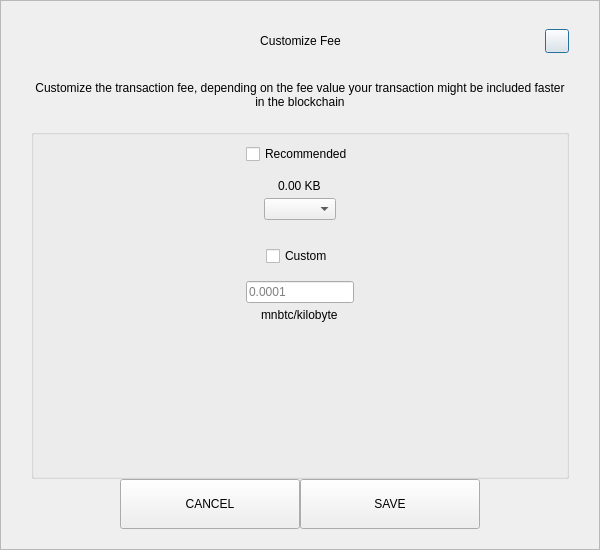
<?xml version="1.0" encoding="UTF-8"?>
<ui version="4.0">
 <class>SendCustomFeeDialog</class>
 <widget class="QDialog" name="SendCustomFeeDialog">
  <property name="geometry">
   <rect>
    <x>0</x>
    <y>0</y>
    <width>600</width>
    <height>550</height>
   </rect>
  </property>
  <property name="windowTitle">
   <string>Form</string>
  </property>
  <layout class="QVBoxLayout" name="verticalLayout_3">
   <property name="spacing">
    <number>0</number>
   </property>
   <property name="leftMargin">
    <number>0</number>
   </property>
   <property name="topMargin">
    <number>0</number>
   </property>
   <property name="rightMargin">
    <number>0</number>
   </property>
   <property name="bottomMargin">
    <number>0</number>
   </property>
   <item>
    <widget class="QFrame" name="frame">
     <property name="styleSheet">
      <string notr="true"/>
     </property>
     <property name="frameShape">
      <enum>QFrame::StyledPanel</enum>
     </property>
     <property name="frameShadow">
      <enum>QFrame::Raised</enum>
     </property>
     <layout class="QVBoxLayout" name="verticalLayout_2">
      <property name="spacing">
       <number>0</number>
      </property>
      <property name="leftMargin">
       <number>30</number>
      </property>
      <property name="topMargin">
       <number>20</number>
      </property>
      <property name="rightMargin">
       <number>30</number>
      </property>
      <property name="bottomMargin">
       <number>20</number>
      </property>
      <item>
       <layout class="QHBoxLayout" name="horizontalLayout_3">
        <property name="spacing">
         <number>0</number>
        </property>
        <item>
         <spacer name="horizontalSpacer_21">
          <property name="orientation">
           <enum>Qt::Horizontal</enum>
          </property>
          <property name="sizeHint" stdset="0">
           <size>
            <width>40</width>
            <height>20</height>
           </size>
          </property>
         </spacer>
        </item>
        <item>
         <widget class="QLabel" name="labelTitle">
          <property name="minimumSize">
           <size>
            <width>0</width>
            <height>40</height>
           </size>
          </property>
          <property name="maximumSize">
           <size>
            <width>16777215</width>
            <height>40</height>
           </size>
          </property>
          <property name="styleSheet">
           <string notr="true">padding-left:24px;</string>
          </property>
          <property name="text">
           <string>Customize Fee</string>
          </property>
          <property name="alignment">
           <set>Qt::AlignCenter</set>
          </property>
          <property name="margin">
           <number>7</number>
          </property>
         </widget>
        </item>
        <item>
         <spacer name="horizontalSpacer">
          <property name="orientation">
           <enum>Qt::Horizontal</enum>
          </property>
          <property name="sizeHint" stdset="0">
           <size>
            <width>40</width>
            <height>20</height>
           </size>
          </property>
         </spacer>
        </item>
        <item>
         <widget class="QPushButton" name="btnEsc">
          <property name="minimumSize">
           <size>
            <width>24</width>
            <height>24</height>
           </size>
          </property>
          <property name="maximumSize">
           <size>
            <width>24</width>
            <height>24</height>
           </size>
          </property>
          <property name="text">
           <string/>
          </property>
         </widget>
        </item>
       </layout>
      </item>
      <item>
       <spacer name="verticalSpacer_2">
        <property name="orientation">
         <enum>Qt::Vertical</enum>
        </property>
        <property name="sizeType">
         <enum>QSizePolicy::Fixed</enum>
        </property>
        <property name="sizeHint" stdset="0">
         <size>
          <width>20</width>
          <height>20</height>
         </size>
        </property>
       </spacer>
      </item>
      <item>
       <widget class="QLabel" name="labelMessage">
        <property name="text">
         <string>Customize the transaction fee, depending on the fee value your transaction might be included faster in the blockchain</string>
        </property>
        <property name="alignment">
         <set>Qt::AlignCenter</set>
        </property>
        <property name="wordWrap">
         <bool>true</bool>
        </property>
       </widget>
      </item>
      <item>
       <spacer name="verticalSpacer_3">
        <property name="orientation">
         <enum>Qt::Vertical</enum>
        </property>
        <property name="sizeType">
         <enum>QSizePolicy::Fixed</enum>
        </property>
        <property name="sizeHint" stdset="0">
         <size>
          <width>20</width>
          <height>20</height>
         </size>
        </property>
       </spacer>
      </item>
      <item>
       <widget class="QGroupBox" name="groupBox">
        <property name="title">
         <string/>
        </property>
        <layout class="QVBoxLayout" name="verticalLayout">
         <property name="leftMargin">
          <number>12</number>
         </property>
         <property name="rightMargin">
          <number>12</number>
         </property>
         <item>
          <layout class="QVBoxLayout" name="verticalLayout_4">
           <property name="spacing">
            <number>5</number>
           </property>
           <item alignment="Qt::AlignHCenter">
            <widget class="QCheckBox" name="checkBoxRecommended">
             <property name="text">
              <string>Recommended</string>
             </property>
            </widget>
           </item>
           <item>
            <spacer name="verticalSpacer_5">
             <property name="orientation">
              <enum>Qt::Vertical</enum>
             </property>
             <property name="sizeType">
              <enum>QSizePolicy::Fixed</enum>
             </property>
             <property name="sizeHint" stdset="0">
              <size>
               <width>20</width>
               <height>10</height>
              </size>
             </property>
            </spacer>
           </item>
           <item alignment="Qt::AlignHCenter">
            <widget class="QLabel" name="labelFee">
             <property name="text">
              <string>0.00 KB</string>
             </property>
            </widget>
           </item>
           <item alignment="Qt::AlignHCenter">
            <widget class="QComboBox" name="comboBoxRecommended"/>
           </item>
          </layout>
         </item>
         <item>
          <spacer name="verticalSpacer">
           <property name="orientation">
            <enum>Qt::Vertical</enum>
           </property>
           <property name="sizeType">
            <enum>QSizePolicy::Fixed</enum>
           </property>
           <property name="sizeHint" stdset="0">
            <size>
             <width>20</width>
             <height>20</height>
            </size>
           </property>
          </spacer>
         </item>
         <item>
          <layout class="QVBoxLayout" name="verticalLayout_5">
           <property name="spacing">
            <number>5</number>
           </property>
           <item alignment="Qt::AlignHCenter">
            <widget class="QCheckBox" name="checkBoxCustom">
             <property name="text">
              <string>Custom</string>
             </property>
            </widget>
           </item>
           <item>
            <spacer name="verticalSpacer_6">
             <property name="orientation">
              <enum>Qt::Vertical</enum>
             </property>
             <property name="sizeType">
              <enum>QSizePolicy::Fixed</enum>
             </property>
             <property name="sizeHint" stdset="0">
              <size>
               <width>20</width>
               <height>10</height>
              </size>
             </property>
            </spacer>
           </item>
           <item alignment="Qt::AlignHCenter">
            <widget class="QLineEdit" name="lineEditCustomFee">
             <property name="placeholderText">
              <string notr="true">0.0001</string>
             </property>
            </widget>
           </item>
           <item alignment="Qt::AlignHCenter">
            <widget class="QLabel" name="labelCustomFee">
             <property name="text">
              <string>mnbtc/kilobyte</string>
             </property>
            </widget>
           </item>
          </layout>
         </item>
         <item>
          <spacer name="verticalSpacer_4">
           <property name="orientation">
            <enum>Qt::Vertical</enum>
           </property>
           <property name="sizeHint" stdset="0">
            <size>
             <width>20</width>
             <height>40</height>
            </size>
           </property>
          </spacer>
         </item>
        </layout>
       </widget>
      </item>
      <item>
       <layout class="QHBoxLayout" name="horizontalLayout" stretch="1,2,2,1">
        <item>
         <spacer name="horizontalSpacer1">
          <property name="orientation">
           <enum>Qt::Horizontal</enum>
          </property>
          <property name="sizeHint" stdset="0">
           <size>
            <width>40</width>
            <height>20</height>
           </size>
          </property>
         </spacer>
        </item>
        <item>
         <widget class="QPushButton" name="btnCancel">
          <property name="minimumSize">
           <size>
            <width>180</width>
            <height>50</height>
           </size>
          </property>
          <property name="focusPolicy">
           <enum>Qt::NoFocus</enum>
          </property>
          <property name="text">
           <string>CANCEL</string>
          </property>
         </widget>
        </item>
        <item>
         <widget class="QPushButton" name="btnSave">
          <property name="minimumSize">
           <size>
            <width>180</width>
            <height>50</height>
           </size>
          </property>
          <property name="focusPolicy">
           <enum>Qt::NoFocus</enum>
          </property>
          <property name="text">
           <string>SAVE</string>
          </property>
         </widget>
        </item>
        <item>
         <spacer name="horizontalSpacer_2">
          <property name="orientation">
           <enum>Qt::Horizontal</enum>
          </property>
          <property name="sizeHint" stdset="0">
           <size>
            <width>40</width>
            <height>20</height>
           </size>
          </property>
         </spacer>
        </item>
       </layout>
      </item>
     </layout>
    </widget>
   </item>
  </layout>
 </widget>
 <resources/>
 <connections/>
</ui>
